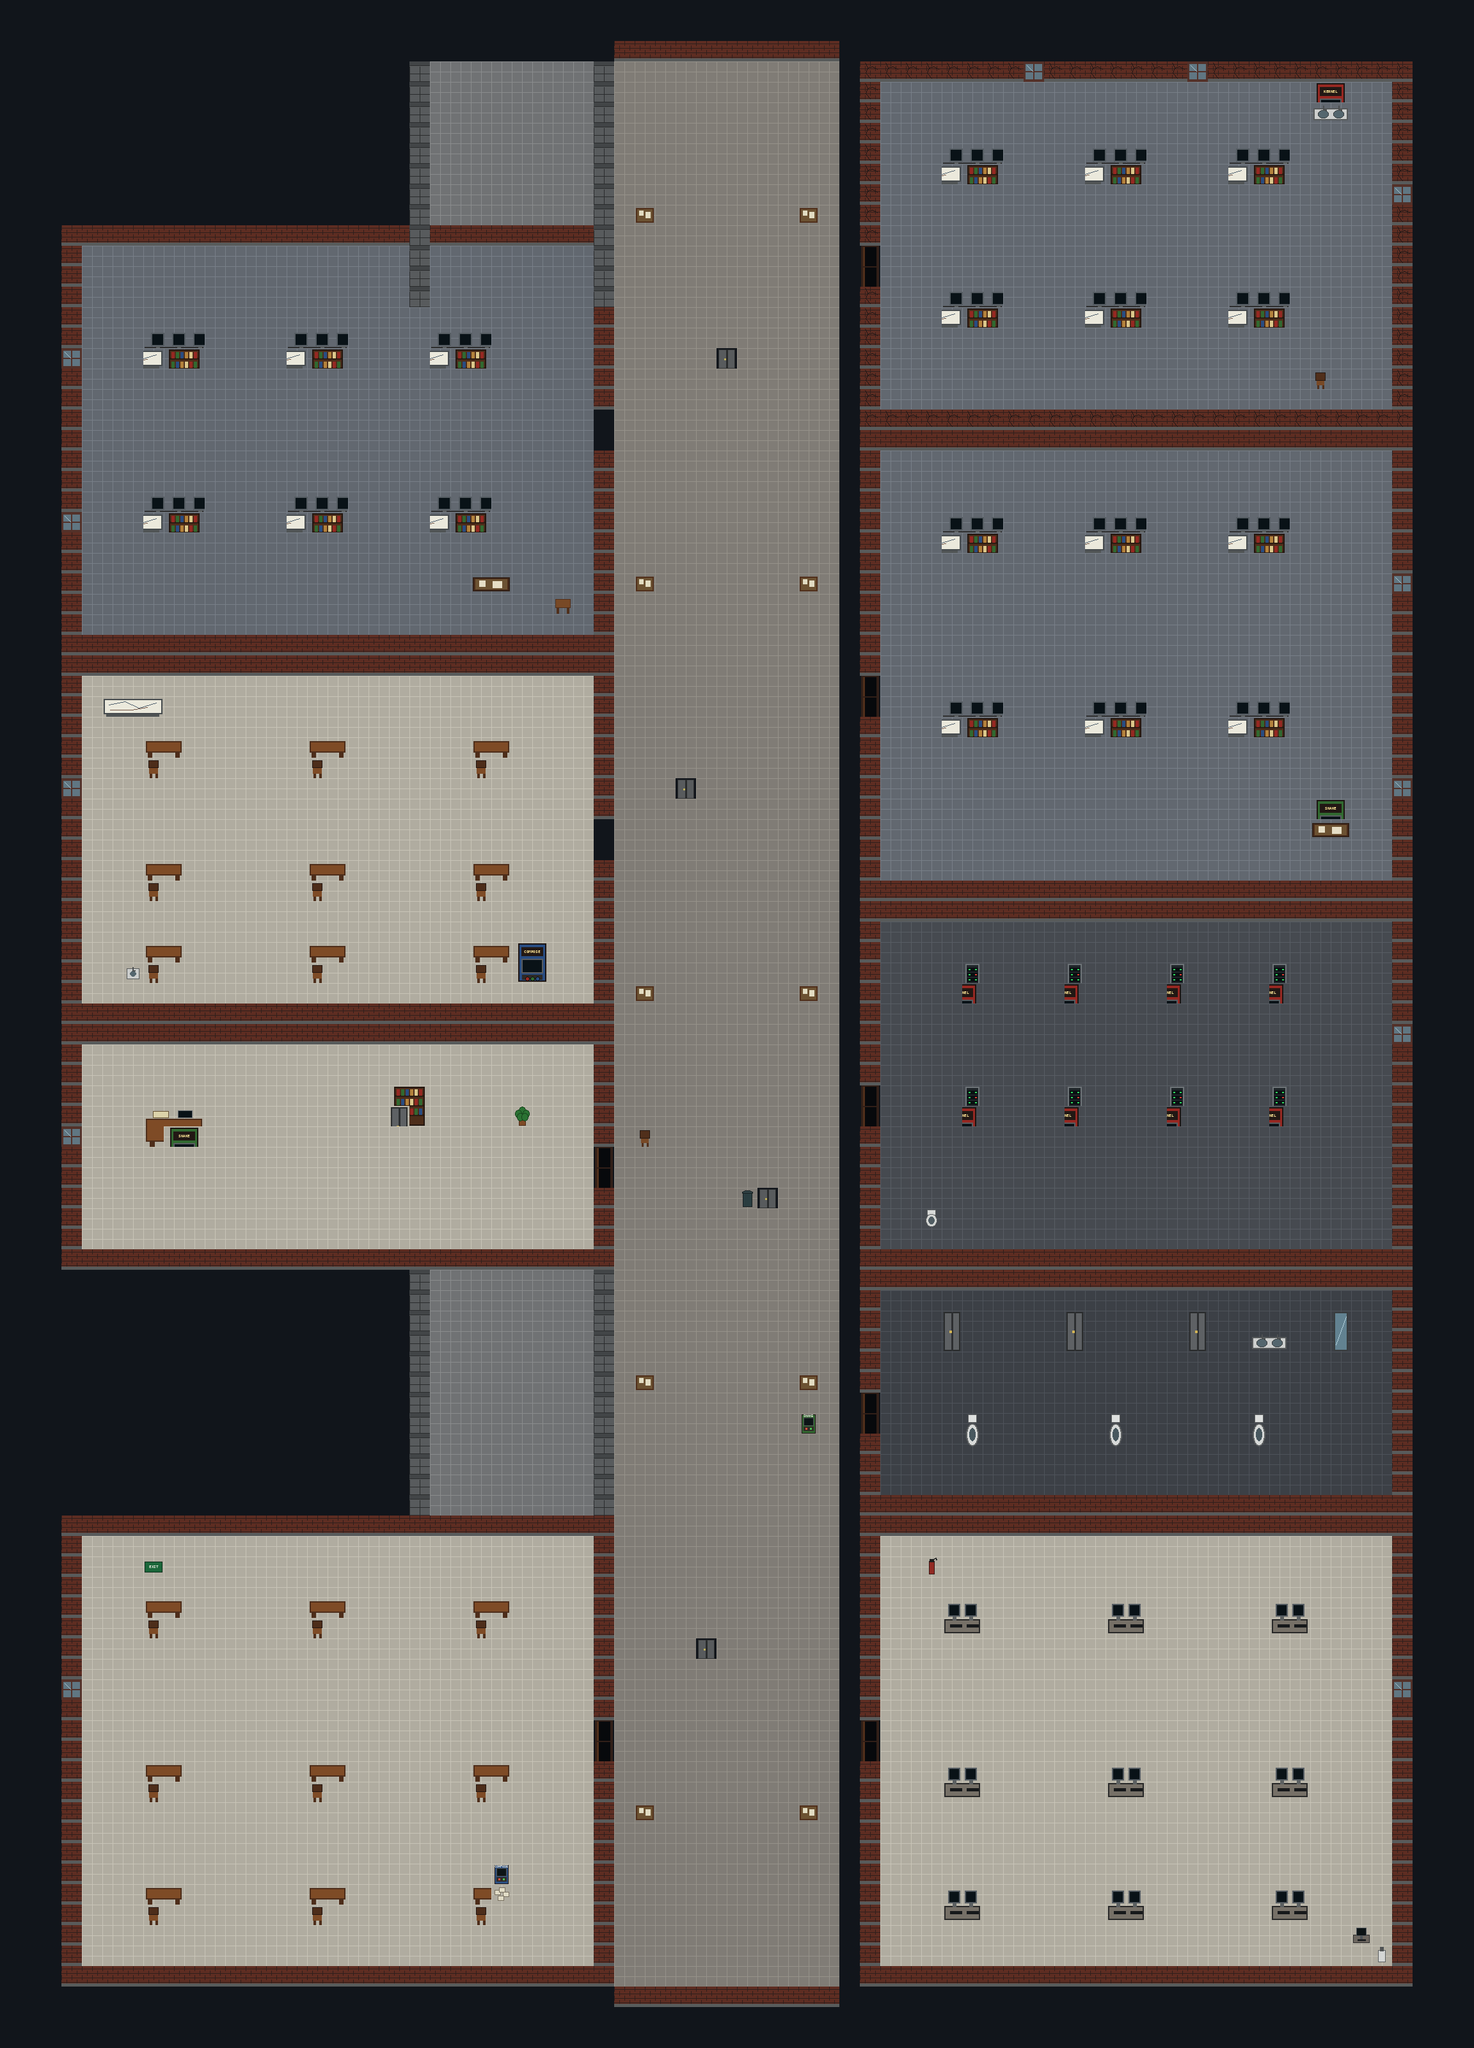

A level layout from a 2D game, rendered from its tile map. Below: a short description, then the map file with tile-grid data replaced by summaries:
An orthogonal 72x100 tile map with 32x32 px tiles, 4 tile layers (Ground, Structure, Furniture, Foreground) and 178 objects (138x Wall, 11x Light, 9x RoomZone, 7x Door, 3x Spawn, ...).

<map version="1.10" tiledversion="1.11.2" orientation="orthogonal" renderorder="right-down" width="72" height="100" tilewidth="32" tileheight="32" infinite="0" backgroundcolor="#11151b" nextlayerid="10" nextobjectid="182">
  <properties>
    <property name="displayName" value="Academic Building 2 — 2nd Floor" />
    <property name="chapter" type="int" value="1" />
    <property name="recommendedCameraZoom" type="float" value="1.0" />
  </properties>
  <tileset firstgid="1" name="silent-classroom-tileset-v2" tilewidth="32" tileheight="32" tilecount="160" columns="16">
    <image source="silent-classroom-tileset-v2.png" width="512" height="320" />
  </tileset>
  <layer id="1" name="Ground" width="72" height="100">
    <data>[7200 cells, 4997 non-empty, 7 distinct tile ids]</data>
  </layer>
  <layer id="2" name="Structure" width="72" height="100">
    <data>[7200 cells, 848 non-empty, 6 distinct tile ids]</data>
  </layer>
  <layer id="3" name="Furniture" width="72" height="100">
    <data>[7200 cells, 251 non-empty, 37 distinct tile ids]</data>
  </layer>
  <layer id="4" name="Foreground" width="72" height="100">
    <data>[7200 cells, 28 non-empty, 18 distinct tile ids]</data>
  </layer>
  <objectgroup id="5" name="Collision" visible="1">
    <object id="1" name="Wall" type="Wall" class="Wall" x="960" y="64" width="352" height="32" />
    <object id="2" name="Wall" type="Wall" class="Wall" x="1344" y="96" width="864" height="32" />
    <object id="3" name="Wall" type="Wall" class="Wall" x="2080" y="160" width="32" height="32" />
    <object id="4" name="Wall" type="Wall" class="Wall" x="1472" y="224" width="32" height="32" />
    <object id="5" name="Wall" type="Wall" class="Wall" x="1600" y="224" width="32" height="32" />
    <object id="6" name="Wall" type="Wall" class="Wall" x="1728" y="224" width="32" height="32" />
    <object id="7" name="Wall" type="Wall" class="Wall" x="1856" y="224" width="32" height="32" />
    <object id="8" name="Wall" type="Wall" class="Wall" x="1984" y="224" width="32" height="32" />
    <object id="9" name="Wall" type="Wall" class="Wall" x="640" y="96" width="32" height="256" />
    <object id="10" name="Wall" type="Wall" class="Wall" x="928" y="96" width="32" height="256" />
    <object id="11" name="Wall" type="Wall" class="Wall" x="96" y="352" width="864" height="32" />
    <object id="12" name="Wall" type="Wall" class="Wall" x="1344" y="128" width="32" height="256" />
    <object id="13" name="Wall" type="Wall" class="Wall" x="640" y="384" width="32" height="96" />
    <object id="14" name="Wall" type="Wall" class="Wall" x="1472" y="448" width="32" height="32" />
    <object id="15" name="Wall" type="Wall" class="Wall" x="1600" y="448" width="32" height="32" />
    <object id="16" name="Wall" type="Wall" class="Wall" x="1728" y="448" width="32" height="32" />
    <object id="17" name="Wall" type="Wall" class="Wall" x="1856" y="448" width="32" height="32" />
    <object id="18" name="Wall" type="Wall" class="Wall" x="1984" y="448" width="32" height="32" />
    <object id="19" name="Wall" type="Wall" class="Wall" x="224" y="512" width="32" height="32" />
    <object id="20" name="Wall" type="Wall" class="Wall" x="352" y="512" width="32" height="32" />
    <object id="21" name="Wall" type="Wall" class="Wall" x="480" y="512" width="32" height="32" />
    <object id="22" name="Wall" type="Wall" class="Wall" x="608" y="512" width="32" height="32" />
    <object id="23" name="Wall" type="Wall" class="Wall" x="736" y="512" width="32" height="32" />
    <object id="24" name="Wall" type="Wall" class="Wall" x="928" y="384" width="32" height="256" />
    <object id="25" name="Wall" type="Wall" class="Wall" x="1344" y="448" width="32" height="192" />
    <object id="26" name="Wall" type="Wall" class="Wall" x="2176" y="128" width="32" height="512" />
    <object id="27" name="Wall" type="Wall" class="Wall" x="1344" y="640" width="864" height="64" />
    <object id="28" name="Wall" type="Wall" class="Wall" x="224" y="768" width="32" height="32" />
    <object id="29" name="Wall" type="Wall" class="Wall" x="352" y="768" width="32" height="32" />
    <object id="30" name="Wall" type="Wall" class="Wall" x="480" y="768" width="32" height="32" />
    <object id="31" name="Wall" type="Wall" class="Wall" x="608" y="768" width="32" height="32" />
    <object id="32" name="Wall" type="Wall" class="Wall" x="736" y="768" width="32" height="32" />
    <object id="33" name="Wall" type="Wall" class="Wall" x="1472" y="800" width="32" height="32" />
    <object id="34" name="Wall" type="Wall" class="Wall" x="1600" y="800" width="32" height="32" />
    <object id="35" name="Wall" type="Wall" class="Wall" x="1728" y="800" width="32" height="32" />
    <object id="36" name="Wall" type="Wall" class="Wall" x="1856" y="800" width="32" height="32" />
    <object id="37" name="Wall" type="Wall" class="Wall" x="1984" y="800" width="32" height="32" />
    <object id="38" name="Wall" type="Wall" class="Wall" x="96" y="384" width="32" height="608" />
    <object id="39" name="Wall" type="Wall" class="Wall" x="928" y="704" width="32" height="288" />
    <object id="40" name="Wall" type="Wall" class="Wall" x="96" y="992" width="864" height="64" />
    <object id="41" name="Wall" type="Wall" class="Wall" x="1344" y="704" width="32" height="352" />
    <object id="42" name="Wall" type="Wall" class="Wall" x="1472" y="1088" width="32" height="32" />
    <object id="43" name="Wall" type="Wall" class="Wall" x="1600" y="1088" width="32" height="32" />
    <object id="44" name="Wall" type="Wall" class="Wall" x="1728" y="1088" width="32" height="32" />
    <object id="45" name="Wall" type="Wall" class="Wall" x="1856" y="1088" width="32" height="32" />
    <object id="46" name="Wall" type="Wall" class="Wall" x="1984" y="1088" width="32" height="32" />
    <object id="47" name="Wall" type="Wall" class="Wall" x="224" y="1152" width="32" height="32" />
    <object id="48" name="Wall" type="Wall" class="Wall" x="384" y="1152" width="32" height="32" />
    <object id="49" name="Wall" type="Wall" class="Wall" x="544" y="1152" width="32" height="32" />
    <object id="50" name="Wall" type="Wall" class="Wall" x="704" y="1152" width="32" height="32" />
    <object id="51" name="Wall" type="Wall" class="Wall" x="928" y="1056" width="32" height="224" />
    <object id="52" name="Wall" type="Wall" class="Wall" x="2048" y="1280" width="32" height="32" />
    <object id="53" name="Wall" type="Wall" class="Wall" x="224" y="1344" width="32" height="32" />
    <object id="54" name="Wall" type="Wall" class="Wall" x="384" y="1344" width="32" height="32" />
    <object id="55" name="Wall" type="Wall" class="Wall" x="544" y="1344" width="32" height="32" />
    <object id="56" name="Wall" type="Wall" class="Wall" x="704" y="1344" width="32" height="32" />
    <object id="57" name="Wall" type="Wall" class="Wall" x="1344" y="1120" width="32" height="256" />
    <object id="58" name="Wall" type="Wall" class="Wall" x="2176" y="704" width="32" height="672" />
    <object id="59" name="Wall" type="Wall" class="Wall" x="1344" y="1376" width="864" height="64" />
    <object id="60" name="Wall" type="Wall" class="Wall" x="224" y="1472" width="32" height="32" />
    <object id="61" name="Wall" type="Wall" class="Wall" x="384" y="1472" width="32" height="32" />
    </objectgroup>
  <objectgroup id="6" name="Objects" visible="1">
    <!-- 40 objects omitted --></objectgroup>
  <objectgroup id="7" name="PatrolPaths" visible="1">
    <!-- 22 objects omitted --></objectgroup>
  <objectgroup id="8" name="RoomZones" visible="0">
    <!-- 20 objects omitted --></objectgroup>
  <objectgroup id="9" name="Lighting" visible="0">
    <!-- 11 objects omitted --></objectgroup>
</map>
<!-- 117 of 178 objects omitted -->
